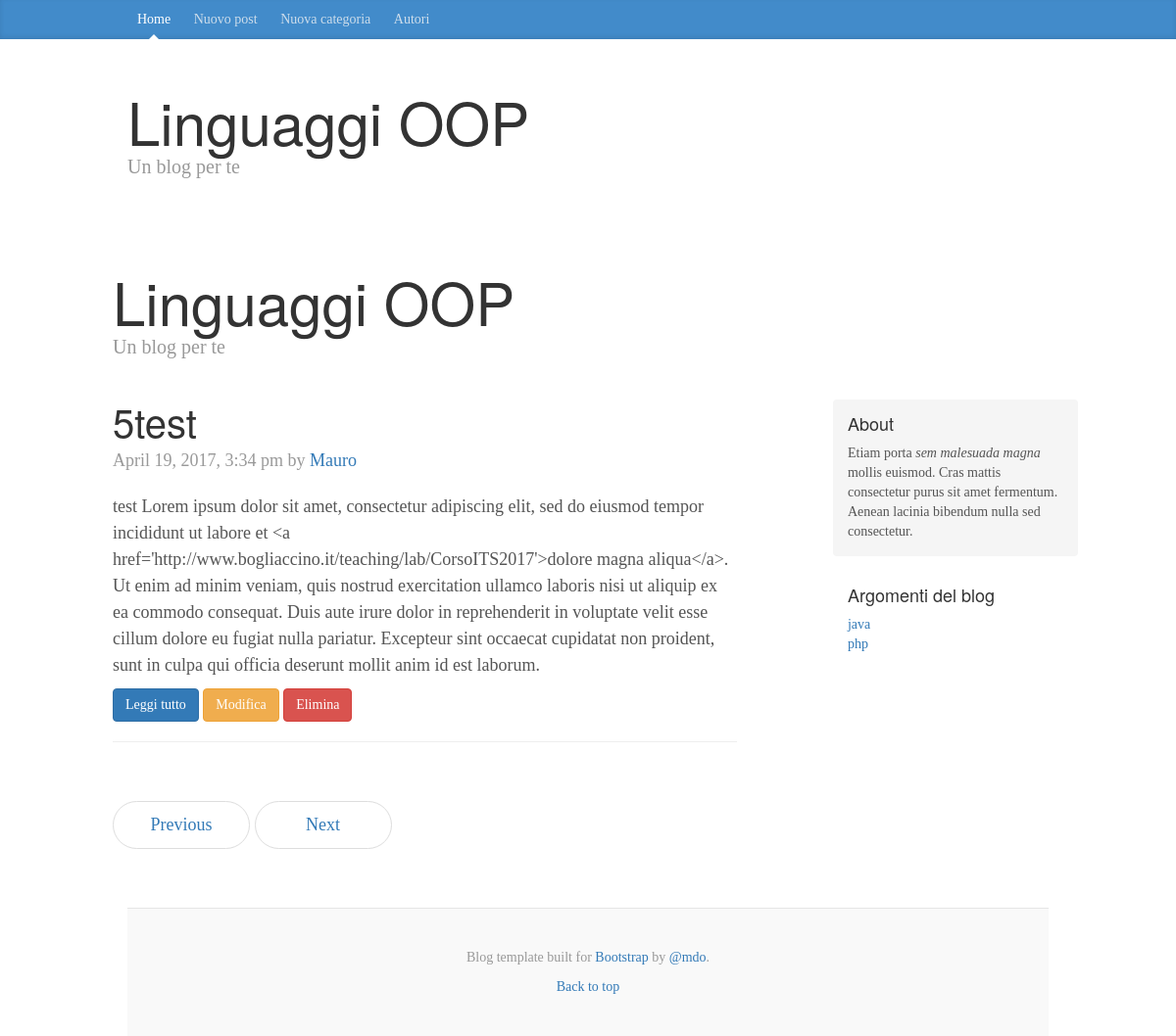
The page /?view=single&id_post=1 on the database its author committed.
### tables this page shows
CREATE TABLE `posts` (
  `id` int(11) NOT NULL,
  `titolo` varchar(255) NOT NULL,
  `sottotitolo` varchar(255) NOT NULL,
  `testo` text NOT NULL,
  `immagine` varchar(255) NOT NULL,
  `id_categoria` int(11) NOT NULL,
  `data_post` timestamp NOT NULL DEFAULT CURRENT_TIMESTAMP ON UPDATE CURRENT_TIMESTAMP
);

CREATE TABLE `categorie` (
  `id_categoria` int(11) NOT NULL,
  `categoria` varchar(25) NOT NULL
);

### includes/database.php (called while the page is built, shortened)
<?php
class Database {
    private $host = DB_HOST;
    private $user = DB_USER;
    private $pass = DB_PASS;
    private $dbname = DB_NAME;
    public $link;
    public function connetti() {
        $this->link = mysqli_connect($this->host, $this->user, $this->pass, $this->dbname);
    }
    public function select($query) {
        $result = mysqli_query($this->link, $query);
        if ($result->num_rows > 0){
            return $result;
        } else
            return false;
    }
}

### includes/funzioni.php (called while the page is built)
<?php
function formattaData($param) {
    return date("F j, Y, g:i a", strtotime($param));
}

### includes/single_post.php (the view)
<?php
$id = isset($_REQUEST['id_post']) ? $_REQUEST['id_post'] : false;
   $query = "SELECT * FROM posts where id = $id";
$posts = $DB->select($query);
?>
<div class="blog-header">
    <h1 class="blog-title"><?= TITOLO ?></h1>
    <p class="lead blog-description"><?= SOTTOTITOLO ?></p>
</div>
<div class="row">
    <div class="col-sm-8 blog-main">
<?php while ($row = mysqli_fetch_array($posts)) : ?>
    <div class="blog-post">
        <h2 class="blog-post-title"><?= $row['titolo'] ?></h2>
        <p class="blog-post-meta"><?= formattaData($row['data_post']) ?> by <a href="#">Mauro</a></p>
        <p><?= htmlspecialchars($row['testo']) ?></p>
        <p>
            <a href="?view=single&id_post=<?= $row['id'] ?>" class="btn btn-primary">Leggi tutto</a>
            <a href="?view=modifica&id_post=<?= $row['id'] ?>" class="btn btn-warning">Modifica</a>
            <a href="?view=elimina&id_post=<?= $row['id'] ?>" class="btn btn-danger">Elimina</a>
        </p>
        <hr>
    </div>
<?php endwhile; ?>
        <nav>
            <ul class="pager">
                <li><a href="#">Previous</a></li>
                <li><a href="#">Next</a></li>
            </ul>
        </nav>
    </div>

### includes/sidebar.php
<?php
$query = "SELECT * FROM categorie order by categoria";
$elencocategorie = $DB->select($query);
?>
<div class="col-sm-3 col-sm-offset-1 blog-sidebar">
    <div class="sidebar-module sidebar-module-inset">
        <h4>About</h4>
        <p>Etiam porta <em>sem malesuada magna</em> mollis euismod. Cras mattis consectetur purus sit amet fermentum. Aenean lacinia bibendum nulla sed consectetur.</p>
    </div>
    <div class="sidebar-module">
        <h4>Argomenti del blog</h4>
        <ol class="list-unstyled">
            <?php while ($row = mysqli_fetch_array($elencocategorie)) : ?>
                <li><a href="index.php?id_cat=<?= $row['id_categoria'] ?>"><?= $row['categoria'] ?></a></li>
            <?php endwhile; ?>
        </ol>
    </div>
</div>

### css/blog.css (style rules this page uses)
body { font-family: Georgia, "Times New Roman", Times, serif; color: #555; }
h1, .h1, h2, .h2, h3, .h3, h4, .h4, h5, .h5, h6, .h6 { margin-top: 0; font-family: "Helvetica Neue", Helvetica, Arial, sans-serif; font-weight: normal; color: #333; }
.blog-header { padding-top: 20px; padding-bottom: 20px; }
.blog-title { margin-top: 30px; margin-bottom: 0; font-size: 60px; font-weight: normal; }
.blog-description { font-size: 20px; color: #999; }
.blog-main { font-size: 18px; line-height: 1.5; }
.sidebar-module { padding: 15px; margin: 0 -15px 15px; }
.sidebar-module-inset { padding: 15px; background-color: #f5f5f5; border-radius: 4px; }
.sidebar-module-inset p:last-child, .sidebar-module-inset ul:last-child, .sidebar-module-inset ol:last-child { margin-bottom: 0; }
.pager { margin-bottom: 60px; text-align: left; }
.pager > li > a { width: 140px; padding: 10px 20px; text-align: center; border-radius: 30px; }
.blog-post { margin-bottom: 60px; }
.blog-post-title { margin-bottom: 5px; font-size: 40px; }
.blog-post-meta { margin-bottom: 20px; color: #999; }

### rows shown on the page
posts: titolo "5test", data_post "April 19, 2017, 3:34 pm", testo "test Lorem ipsum dolor sit amet, consectetur adipiscing elit, sed do eiusmod tempor incididunt ut labore et <a href='http://www.bogliaccino.it/teaching/lab/CorsoITS2017'>dolore magna aliqua</a>. Ut enim ad minim veniam, quis nostrud exercitation ullamco laboris nisi ut aliquip ex ea commodo consequat. Duis aute irure dolor in reprehenderit in voluptate velit esse cillum dolore eu fugiat nulla pariatur. Excepteur sint occaecat cupidatat non proident, sunt in culpa qui officia deserunt mollit anim id est laborum."
categorie: categoria "java"
categorie: categoria "php"

### other values the page prints
TITOLO "Linguaggi OOP"
SOTTOTITOLO "Un blog per te"
